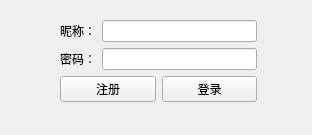
<?xml version="1.0" encoding="UTF-8"?>
<ui version="4.0">
 <class>Form</class>
 <widget class="QWidget" name="Form">
  <property name="geometry">
   <rect>
    <x>0</x>
    <y>0</y>
    <width>312</width>
    <height>135</height>
   </rect>
  </property>
  <property name="windowTitle">
   <string>Form</string>
  </property>
  <widget class="QWidget" name="">
   <property name="geometry">
    <rect>
     <x>60</x>
     <y>20</y>
     <width>197</width>
     <height>83</height>
    </rect>
   </property>
   <layout class="QVBoxLayout" name="verticalLayout">
    <item>
     <layout class="QHBoxLayout" name="horizontalLayout">
      <item>
       <widget class="QLabel" name="label">
        <property name="text">
         <string>昵称：</string>
        </property>
       </widget>
      </item>
      <item>
       <widget class="QLineEdit" name="lineEdit_2"/>
      </item>
     </layout>
    </item>
    <item>
     <layout class="QHBoxLayout" name="horizontalLayout_2">
      <item>
       <widget class="QLabel" name="label_2">
        <property name="text">
         <string>密码：</string>
        </property>
       </widget>
      </item>
      <item>
       <widget class="QLineEdit" name="lineEdit"/>
      </item>
     </layout>
    </item>
    <item>
     <layout class="QHBoxLayout" name="horizontalLayout_3">
      <item>
       <widget class="QPushButton" name="pushButton">
        <property name="text">
         <string>注册</string>
        </property>
       </widget>
      </item>
      <item>
       <widget class="QPushButton" name="pushButton_2">
        <property name="text">
         <string>登录</string>
        </property>
       </widget>
      </item>
     </layout>
    </item>
   </layout>
  </widget>
 </widget>
 <resources/>
 <connections/>
</ui>
